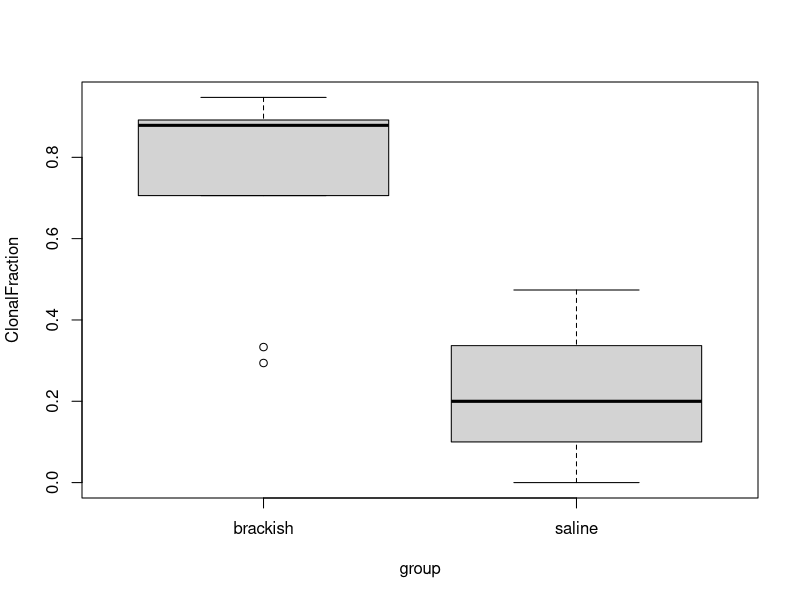

This chart was generated by the following R code:
#Packages and data####
library(readr)
goodCF <- read_csv("eelgrass_data/Manipulated_data/goodCF.csv")

#t-test, split = GOT####
#split into two groups, Saline = KOD-GOT, Brackish = GRÖ-BJO
goodCF$group <- ifelse(goodCF$Population %in% c("KOD","STE","GOT"),
                       "saline", "brackish")

#run t-test
t.test(ClonalFraction ~ group, data = goodCF, alternative = "two.sided")

#create boxplot 
boxplot(ClonalFraction ~ group, data = goodCF)

#Reload data to remove group
goodCF <- read_csv("eelgrass_data/Manipulated_data/goodCF.csv")
